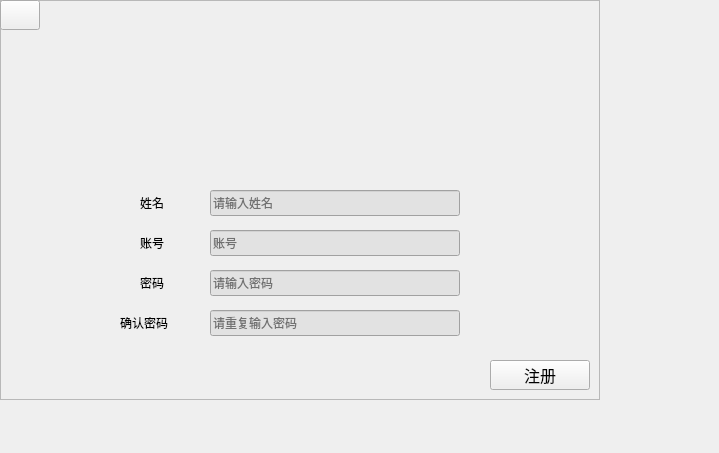
<?xml version="1.0" encoding="UTF-8"?>
<ui version="4.0">
 <class>RegAccMenu</class>
 <widget class="QWidget" name="RegAccMenu">
  <property name="geometry">
   <rect>
    <x>0</x>
    <y>0</y>
    <width>719</width>
    <height>453</height>
   </rect>
  </property>
  <property name="windowTitle">
   <string>RegAccMenu</string>
  </property>
  <widget class="QFrame" name="frame">
   <property name="geometry">
    <rect>
     <x>0</x>
     <y>0</y>
     <width>600</width>
     <height>400</height>
    </rect>
   </property>
   <property name="minimumSize">
    <size>
     <width>600</width>
     <height>400</height>
    </size>
   </property>
   <property name="maximumSize">
    <size>
     <width>600</width>
     <height>400</height>
    </size>
   </property>
   <property name="styleSheet">
    <string notr="true">QFrame{
border-image: url(:/StudentScoreManageSys/img/logintest.png);
}</string>
   </property>
   <property name="frameShape">
    <enum>QFrame::StyledPanel</enum>
   </property>
   <property name="frameShadow">
    <enum>QFrame::Raised</enum>
   </property>
   <widget class="QPushButton" name="backBtn">
    <property name="geometry">
     <rect>
      <x>0</x>
      <y>0</y>
      <width>40</width>
      <height>30</height>
     </rect>
    </property>
    <property name="minimumSize">
     <size>
      <width>40</width>
      <height>30</height>
     </size>
    </property>
    <property name="maximumSize">
     <size>
      <width>40</width>
      <height>30</height>
     </size>
    </property>
    <property name="styleSheet">
     <string notr="true">border-image: url(:/StudentScoreManageSys/img/BackButton.png);</string>
    </property>
    <property name="text">
     <string/>
    </property>
   </widget>
   <widget class="QLabel" name="nameText">
    <property name="geometry">
     <rect>
      <x>140</x>
      <y>182</y>
      <width>51</width>
      <height>41</height>
     </rect>
    </property>
    <property name="styleSheet">
     <string notr="true">QLabel
{
	border-image: url(:/StudentScoreManageSys/img/white.png);
	font: 12pt &quot;微软雅黑&quot;;
}</string>
    </property>
    <property name="text">
     <string>姓名</string>
    </property>
   </widget>
   <widget class="QLabel" name="checkPassword">
    <property name="geometry">
     <rect>
      <x>120</x>
      <y>302</y>
      <width>91</width>
      <height>41</height>
     </rect>
    </property>
    <property name="styleSheet">
     <string notr="true">QLabel
{
	border-image: url(:/StudentScoreManageSys/img/white.png);
	font: 12pt &quot;微软雅黑&quot;;
}</string>
    </property>
    <property name="text">
     <string>确认密码</string>
    </property>
   </widget>
   <widget class="QLabel" name="pAssword">
    <property name="geometry">
     <rect>
      <x>140</x>
      <y>262</y>
      <width>51</width>
      <height>41</height>
     </rect>
    </property>
    <property name="styleSheet">
     <string notr="true">QLabel
{
	border-image: url(:/StudentScoreManageSys/img/white.png);
	font: 12pt &quot;微软雅黑&quot;;
}</string>
    </property>
    <property name="text">
     <string>密码</string>
    </property>
   </widget>
   <widget class="QLabel" name="accText">
    <property name="geometry">
     <rect>
      <x>140</x>
      <y>222</y>
      <width>51</width>
      <height>41</height>
     </rect>
    </property>
    <property name="styleSheet">
     <string notr="true">QLabel
{
	border-image: url(:/StudentScoreManageSys/img/white.png);
	font: 12pt &quot;微软雅黑&quot;;
}</string>
    </property>
    <property name="text">
     <string>账号</string>
    </property>
   </widget>
   <widget class="QLineEdit" name="nameLine">
    <property name="geometry">
     <rect>
      <x>210</x>
      <y>190</y>
      <width>250</width>
      <height>26</height>
     </rect>
    </property>
    <property name="minimumSize">
     <size>
      <width>250</width>
      <height>26</height>
     </size>
    </property>
    <property name="styleSheet">
     <string notr="true">background-color: rgb(226, 226, 226);
font: 9pt &quot;微软雅黑&quot;;</string>
    </property>
    <property name="placeholderText">
     <string>请输入姓名</string>
    </property>
   </widget>
   <widget class="QLineEdit" name="accLine">
    <property name="geometry">
     <rect>
      <x>210</x>
      <y>230</y>
      <width>250</width>
      <height>26</height>
     </rect>
    </property>
    <property name="minimumSize">
     <size>
      <width>250</width>
      <height>26</height>
     </size>
    </property>
    <property name="styleSheet">
     <string notr="true">background-color: rgb(226, 226, 226);
font: 9pt &quot;微软雅黑&quot;;</string>
    </property>
    <property name="placeholderText">
     <string>账号</string>
    </property>
   </widget>
   <widget class="QLineEdit" name="pAsswordLine">
    <property name="geometry">
     <rect>
      <x>210</x>
      <y>270</y>
      <width>250</width>
      <height>26</height>
     </rect>
    </property>
    <property name="minimumSize">
     <size>
      <width>250</width>
      <height>26</height>
     </size>
    </property>
    <property name="styleSheet">
     <string notr="true">background-color: rgb(226, 226, 226);
font: 9pt &quot;微软雅黑&quot;;</string>
    </property>
    <property name="placeholderText">
     <string>请输入密码</string>
    </property>
   </widget>
   <widget class="QLineEdit" name="checkPasswordLine">
    <property name="geometry">
     <rect>
      <x>210</x>
      <y>310</y>
      <width>250</width>
      <height>26</height>
     </rect>
    </property>
    <property name="minimumSize">
     <size>
      <width>250</width>
      <height>26</height>
     </size>
    </property>
    <property name="styleSheet">
     <string notr="true">background-color: rgb(226, 226, 226);
font: 9pt &quot;微软雅黑&quot;;</string>
    </property>
    <property name="placeholderText">
     <string>请重复输入密码</string>
    </property>
   </widget>
   <widget class="QPushButton" name="accENDBtn">
    <property name="geometry">
     <rect>
      <x>490</x>
      <y>360</y>
      <width>100</width>
      <height>30</height>
     </rect>
    </property>
    <property name="maximumSize">
     <size>
      <width>16777215</width>
      <height>16777215</height>
     </size>
    </property>
    <property name="font">
     <font>
      <family>微软雅黑</family>
      <pointsize>12</pointsize>
     </font>
    </property>
    <property name="text">
     <string>注册</string>
    </property>
   </widget>
  </widget>
 </widget>
 <layoutdefault spacing="6" margin="11"/>
 <resources>
  <include location="StudentScoreManageSys.qrc"/>
 </resources>
 <connections>
  <connection>
   <sender>backBtn</sender>
   <signal>clicked()</signal>
   <receiver>RegAccMenu</receiver>
   <slot>close()</slot>
   <hints>
    <hint type="sourcelabel">
     <x>649</x>
     <y>144</y>
    </hint>
    <hint type="destinationlabel">
     <x>359</x>
     <y>316</y>
    </hint>
   </hints>
  </connection>
 </connections>
</ui>
